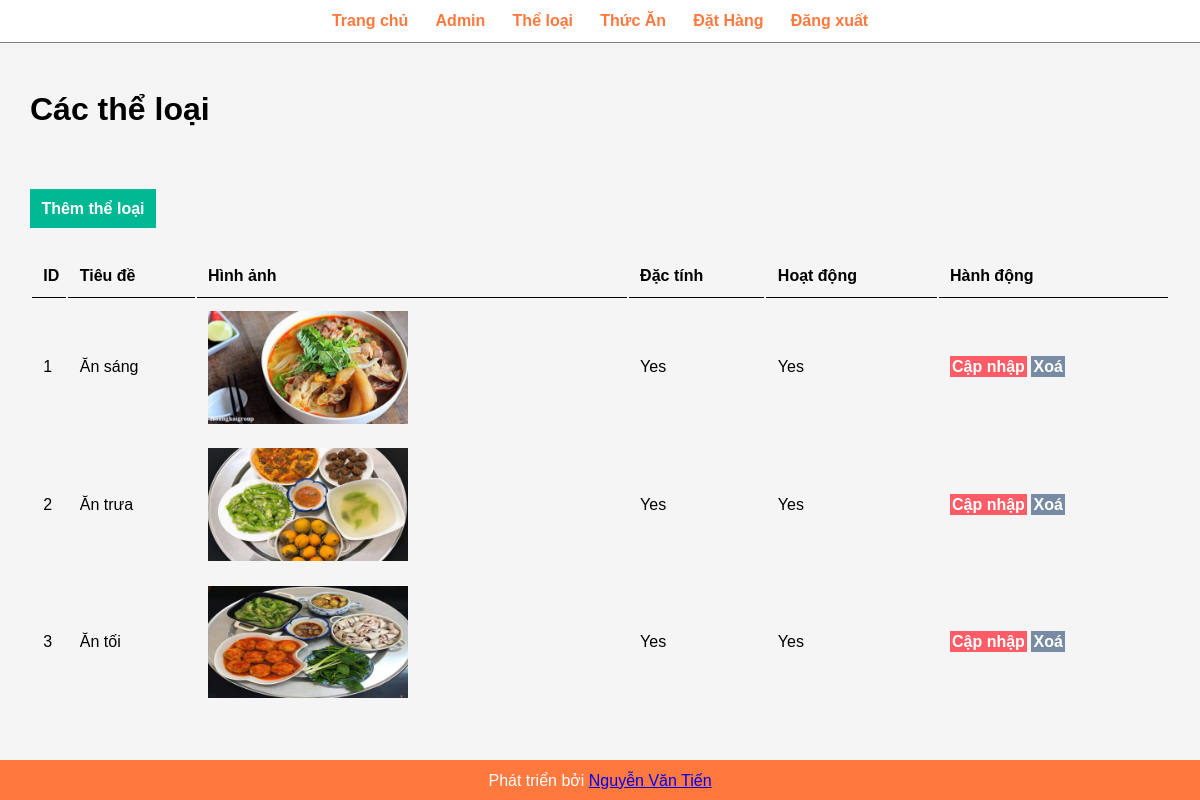
The app's page /admin/manager-category.php (signed in) with its own data.
### tables this page shows
CREATE TABLE `tbl_category` (
  `id` int(10) UNSIGNED NOT NULL,
  `title` varchar(100) NOT NULL,
  `imagine_name` varchar(255) NOT NULL,
  `featured` varchar(10) NOT NULL,
  `active` varchar(10) NOT NULL
);

### admin/manager-category.php (the view, shortened to what this page needs)
<?php include('partials/menu.php'); ?>
<div class="main-content">
    <div class="wrapper">
        <h1>Các thể loại</h1>
        <br /><br />
        ?><br><br>
        <a href="<?php echo SITEURL; ?>admin/add-category.php" class="btn-primary">Thêm thể loại</a>
        <br /><br /><br />
        <table class="tbl-full">
            <tr>
                <th>ID</th>
                <th>Tiêu đề</th>
                <th>Hình ảnh</th>
                <th>Đặc tính</th>
                <th>Hoạt động</th>
                <th>Hành động</th>
            </tr>
            <?php
            $sql = "SELECT * FROM tbl_category";
            $res = mysqli_query($conn, $sql);
            $count = mysqli_num_rows($res);
            $sn = 01;
            if ($count > 0) {
                while ($row = mysqli_fetch_assoc($res)) {
                    $id = $row['id'];
                    $title = $row['title'];
                    $imagine_name = $row['imagine_name'];
                    $featured = $row['featured'];
                    $active = $row['active'];
            ?>
                    <tr>
                        <td><?php echo $sn++; ?></td>
                        <td><?php echo $title; ?></td>
                        <td>
                            <?php
                            if ($imagine_name != "") {
                            ?>
                                <img src="<?php echo SITEURL; ?>images/category/<?php echo $imagine_name; ?>" width="200px">
                            <?php
                            } else {
                                echo "<div class='error'>Chưa thêm ảnh.</div>";
                            }
                            ?>
                        </td>
                        <td><?php echo $featured; ?></td>
                        <td><?php echo $active; ?></td>
                        <td>
                            <a href="<?php echo SITEURL; ?>admin/update-category.php?id=<?php echo $id; ?>" class="btn-secondary">Cập nhập</a>
                            <a href="<?php echo SITEURL; ?>admin/delete-category.php?id=<?php echo $id; ?>&imagine_name=<?php echo $imagine_name;?>" class="btn-danger">Xoá</a>
                        </td>
                    </tr>
                <?php
                }
            }
            ?>
        </table>
    </div>
</div>
<?php include('partials/footer.php'); ?>

### admin/admin.css (style rules this page uses)
* { margin: 0; padding: 0; font-family: Arial, Helvetica, sans-serif; }
.wrapper { padding: 1%; width: 95%; margin: 0 auto; }
.tbl-full { width: 100%; }
table tr th { border-bottom: 1px solid black; padding: 1%; text-align: left; }
table tr td { padding: 1%; }
.btn-primary { background-color: #00b894; padding: 1%; color: white; text-decoration: none; font-weight: bolder; }
.btn-secondary { background-color: #fc5c65; padding: 1%; color: white; text-decoration: none; font-weight: bolder; }
.btn-danger { background-color: #778ca3; padding: 1%; color: white; text-decoration: none; font-weight: bolder; }
.main-content { background-color: whitesmoke; padding: 3% 0; }

### records on screen
tbl_category: title "Ăn sáng", imagine_name (picture), featured "Yes", active "Yes"
tbl_category: title "Ăn trưa", imagine_name (picture), featured "Yes", active "Yes"
tbl_category: title "Ăn tối", imagine_name (picture), featured "Yes", active "Yes"
